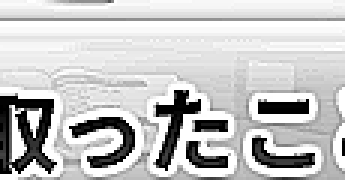
#> input picture debug_crops/crop_100_625_0.png, 115 x 60 px (shown 3 times larger)
$ python vision.py ../debug_crops/crop_100_625_0.png ../debug_crops/crop_105_648_0.png
#> lines starting #> are read from the running program, lines starting #| are printed output that depends on the picture; after the words box and inside, x2 and y2 are one past the last pixel; in counts of white or black regions, pixels touching at a corner belong together
#> further down, img is the input picture: shape (60, 115, 3); min 0, max 255, mean 197.6
import cv2
import numpy as np
import sys

# Preprocessing module-level constants matching instructions.md
CLAHE_CLIP_LIMIT = 2.0
CLAHE_TILE_SIZE = (8, 8)
BILATERAL_D = 9
BILATERAL_SIGMA_COLOR = 75
BILATERAL_SIGMA_SPACE = 75
ADAPTIVE_BLOCK_SIZE = 31
ADAPTIVE_C = 10

def preprocess_for_ocr(image: np.ndarray, debug: bool = False) -> np.ndarray:
    """
    Apply OpenCV preprocessing pipeline for mobile model fallback pass.
    Note: debug mode is for parameter tuning only. It will pause execution using cv2.waitKey(0) at each stage.
    """
#> called with debug = False
    # a. Grayscale conversion
    gray = cv2.cvtColor(image, cv2.COLOR_BGR2GRAY)
    if debug:
        cv2.imshow("Stage 1: Grayscale", gray)
        cv2.waitKey(0)

    # b. CLAHE — handles gradients better than global histogram eq
    clahe = cv2.createCLAHE(clipLimit=CLAHE_CLIP_LIMIT, tileGridSize=CLAHE_TILE_SIZE)
    gray = clahe.apply(gray)
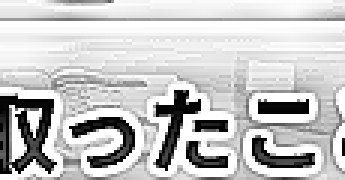
#> gray: shape (60, 115) (shown 3 times larger); min 3, max 255, mean 198.1
    if debug:
        cv2.imshow("Stage 2: CLAHE", gray)
        cv2.waitKey(0)

    # c. Bilateral filter — removes background noise, preserves text edges
    gray = cv2.bilateralFilter(gray, d=BILATERAL_D, sigmaColor=BILATERAL_SIGMA_COLOR, sigmaSpace=BILATERAL_SIGMA_SPACE)
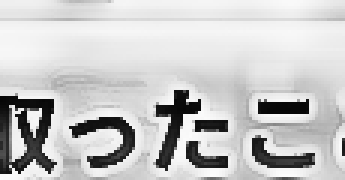
#> gray: shape (60, 115) (shown 3 times larger); min 5, max 253, mean 199.1
    if debug:
        cv2.imshow("Stage 3: Bilateral filter", gray)
        cv2.waitKey(0)

    # d. Adaptive threshold — handles semi-transparent textboxes
    binary = cv2.adaptiveThreshold(
        gray, 255,
        cv2.ADAPTIVE_THRESH_GAUSSIAN_C,
        cv2.THRESH_BINARY,
        blockSize=ADAPTIVE_BLOCK_SIZE, C=ADAPTIVE_C
    )
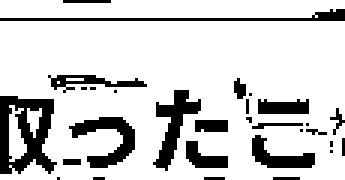
#> binary: shape (60, 115) (shown 3 times larger); 81.7% white; 30 black regions (20 under 20 px), largest, box (x1, y1, x2, y2) and area: (0, 32, 19, 58) 291, (51, 30, 67, 57) 164, (23, 39, 45, 56) 163
    if debug:
        cv2.imshow("Stage 4: Adaptive threshold", binary)
        cv2.waitKey(0)

    # e. Invert if predominantly white (want dark text on white)
    if np.mean(binary) > 127:
        binary = cv2.bitwise_not(binary)
        if debug:
            cv2.imshow("Stage 5: Inverted", binary)
            cv2.waitKey(0)
    elif debug:
        cv2.imshow("Stage 5: Not Inverted", binary)
        cv2.waitKey(0)

    # f. Morphological opening — clean up outline/shadow artifacts
    kernel = cv2.getStructuringElement(cv2.MORPH_RECT, (2, 2))
    binary = cv2.morphologyEx(binary, cv2.MORPH_OPEN, kernel)
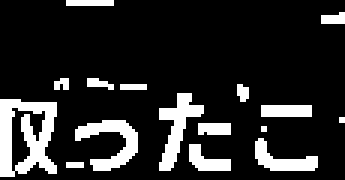
#> binary: shape (60, 115) (shown 3 times larger); 15.5% white; 16 white regions (6 under 20 px), largest, box (x1, y1, x2, y2) and area: (0, 33, 19, 59) 309, (25, 40, 46, 57) 162, (53, 31, 68, 57) 160
    if debug:
        cv2.imshow("Stage 6: Morphological opening", binary)
        cv2.waitKey(0)

    # g. Convert back to BGR
    result = cv2.cvtColor(binary, cv2.COLOR_GRAY2BGR)
    if debug:
        cv2.imshow("Stage 7: Final BGR", result)
        cv2.waitKey(0)
        cv2.destroyAllWindows()

    return result


if __name__ == "__main__":
    if len(sys.argv) < 2:
        print("Usage: python -m core.vision <path_to_image>")
        sys.exit(1)

    img_path = sys.argv[1]
    img = cv2.imread(img_path)
    if img is None:
        print(f"Error: Could not load image from '{img_path}'.")
        sys.exit(1)

    print("Running preprocessing... (Close windows to proceed)")

    # Run in debug mode if "--debug" is passed as second argument
    do_debug = len(sys.argv) > 2 and sys.argv[2] == "--debug"

    processed = preprocess_for_ocr(img, debug=do_debug)

    if not do_debug:
        cv2.imshow("Before OCR Preprocessing", img)
        cv2.imshow("After OCR Preprocessing", processed)
        print("Press any key to exit.")
        cv2.waitKey(0)
        cv2.destroyAllWindows()

$ run again, on debug_crops/crop_110_660_0.png
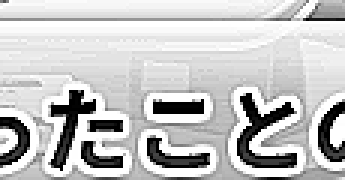
#> input picture debug_crops/crop_110_660_0.png, 115 x 60 px (shown 3 times larger)
#> img is the input picture: shape (60, 115, 3); min 0, max 255, mean 196.3
#> in preprocess_for_ocr, `binary = cv2.adaptiveThreshold( gray, 255, cv2.ADAPTIVE_THRESH_GAUSSIA..`:
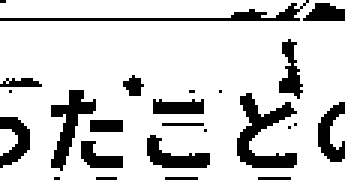
#> binary: shape (60, 115) (shown 3 times larger); 81.5% white; 25 black regions (12 under 20 px), largest, box (x1, y1, x2, y2) and area: (79, 31, 99, 56) 219, (17, 30, 32, 57) 159, (0, 0, 103, 7) 147
#> in preprocess_for_ocr, `binary = cv2.morphologyEx(binary, cv2.MORPH_OPEN, kernel)`:
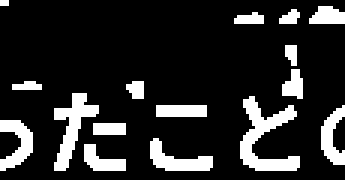
#> binary: shape (60, 115) (shown 3 times larger); 16% white; 16 white regions (1 under 20 px), largest, box (x1, y1, x2, y2) and area: (80, 32, 100, 57) 217, (18, 31, 33, 57) 157, (50, 46, 71, 57) 110

$ run again, on debug_crops/crop_114_668_0.png
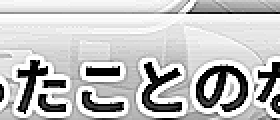
#> input picture debug_crops/crop_114_668_0.png, 140 x 60 px (shown 2 times larger)
#> img is the input picture: shape (60, 140, 3); min 0, max 255, mean 193
#> in preprocess_for_ocr, `binary = cv2.adaptiveThreshold( gray, 255, cv2.ADAPTIVE_THRESH_GAUSSIA..`:
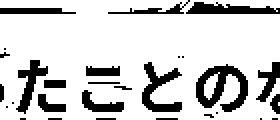
#> binary: shape (60, 140) (shown 2 times larger); 81.1% white; 29 black regions (17 under 20 px), largest, box (x1, y1, x2, y2) and area: (98, 32, 124, 56) 307, (71, 31, 91, 56) 216, (93, 1, 140, 7) 185
#> in preprocess_for_ocr, `binary = cv2.morphologyEx(binary, cv2.MORPH_OPEN, kernel)`:
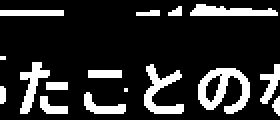
#> binary: shape (60, 140) (shown 2 times larger); 17.3% white; 16 white regions (2 under 20 px), largest, box (x1, y1, x2, y2) and area: (99, 34, 125, 57) 305, (72, 32, 92, 57) 215, (95, 2, 139, 8) 176

$ run again, on debug_crops/crop_118_723_0.png
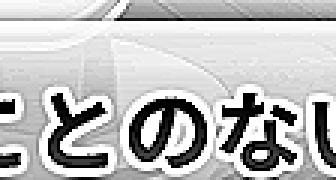
#> input picture debug_crops/crop_118_723_0.png, 112 x 60 px (shown 3 times larger)
#> img is the input picture: shape (60, 112, 3); min 0, max 255, mean 188.8
#> in preprocess_for_ocr, `binary = cv2.adaptiveThreshold( gray, 255, cv2.ADAPTIVE_THRESH_GAUSSIA..`:
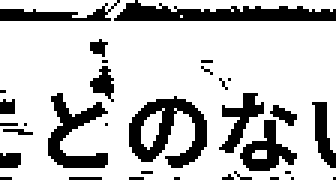
#> binary: shape (60, 112) (shown 3 times larger); 77.1% white; 33 black regions (21 under 20 px), largest, box (x1, y1, x2, y2) and area: (38, 0, 112, 7) 309, (43, 32, 69, 56) 305, (16, 31, 36, 56) 214
#> in preprocess_for_ocr, `binary = cv2.morphologyEx(binary, cv2.MORPH_OPEN, kernel)`:
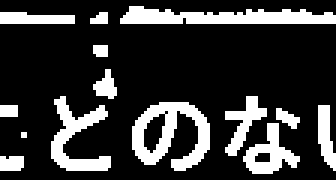
#> binary: shape (60, 112) (shown 3 times larger); 21.1% white; 14 white regions (3 under 20 px), largest, box (x1, y1, x2, y2) and area: (44, 34, 70, 57) 302, (40, 2, 112, 8) 297, (17, 32, 37, 57) 213
